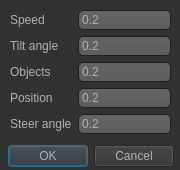
<?xml version="1.0" encoding="UTF-8"?>
<ui version="4.0">
 <class>Dialog</class>
 <widget class="QDialog" name="Dialog">
  <property name="geometry">
   <rect>
    <x>0</x>
    <y>0</y>
    <width>180</width>
    <height>170</height>
   </rect>
  </property>
  <property name="windowTitle">
   <string>Dialog</string>
  </property>
  <property name="styleSheet">
   <string notr="true">QToolTip
{
     border: 1px solid black;
     background-color: #ffa02f;
     padding: 1px;
     border-radius: 3px;
     opacity: 100;
}

QWidget
{
    color: #b1b1b1;
    background-color: #323232;
}

QWidget:item:hover
{
    background-color: QLinearGradient( x1: 0, y1: 0, x2: 0, y2: 1, stop: 0 #ffa02f, stop: 1 #ca0619);
    color: #000000;
}

QWidget:item:selected
{
    background-color: QLinearGradient( x1: 0, y1: 0, x2: 0, y2: 1, stop: 0 #ffa02f, stop: 1 #d7801a);
}

QMenuBar::item
{
    background: transparent;
}

QMenuBar::item:selected
{
    background: transparent;
    border: 1px solid #ffaa00;
}

QMenuBar::item:pressed
{
    background: #444;
    border: 1px solid #000;
    background-color: QLinearGradient(
        x1:0, y1:0,
        x2:0, y2:1,
        stop:1 #212121,
        stop:0.4 #343434/*,
        stop:0.2 #343434,
        stop:0.1 #ffaa00*/
    );
    margin-bottom:-1px;
    padding-bottom:1px;
}

QMenu
{
    border: 1px solid #000;
}

QMenu::item
{
    padding: 2px 20px 2px 20px;
}

QMenu::item:selected
{
    color: #000000;
}

QWidget:disabled
{
    color: #404040;
    background-color: #323232;
}

QAbstractItemView
{
    background-color: QLinearGradient( x1: 0, y1: 0, x2: 0, y2: 1, stop: 0 #4d4d4d, stop: 0.1 #646464, stop: 1 #5d5d5d);
}

QWidget:focus
{
    /*border: 2px solid QLinearGradient( x1: 0, y1: 0, x2: 0, y2: 1, stop: 0 #ffa02f, stop: 1 #d7801a);*/
}

QLineEdit
{
    background-color: QLinearGradient( x1: 0, y1: 0, x2: 0, y2: 1, stop: 0 #4d4d4d, stop: 0 #646464, stop: 1 #5d5d5d);
    padding: 1px;
    border-style: solid;
    border: 1px solid #1e1e1e;
    border-radius: 5;
}



QPushButton:pressed
{
    background-color: QLinearGradient( x1: 0, y1: 0, x2: 0, y2: 1, stop: 0 #2d2d2d, stop: 0.1 #2b2b2b, stop: 0.5 #292929, stop: 0.9 #282828, stop: 1 #252525);
}

QComboBox
{
    selection-background-color: #ffaa00;
    background-color: QLinearGradient( x1: 0, y1: 0, x2: 0, y2: 1, stop: 0 #565656, stop: 0.1 #525252, stop: 0.5 #4e4e4e, stop: 0.9 #4a4a4a, stop: 1 #464646);
    border-style: solid;
    border: 1px solid #1e1e1e;
    border-radius: 5;
}

QComboBox:hover,QPushButton:hover
{
    border: 2px solid QLinearGradient( x1: 0, y1: 0, x2: 0, y2: 1, stop: 0 #ffa02f, stop: 1 #d7801a);
}


QComboBox:on
{
    padding-top: 3px;
    padding-left: 4px;
    background-color: QLinearGradient( x1: 0, y1: 0, x2: 0, y2: 1, stop: 0 #2d2d2d, stop: 0.1 #2b2b2b, stop: 0.5 #292929, stop: 0.9 #282828, stop: 1 #252525);
    selection-background-color: #ffaa00;
}

QComboBox QAbstractItemView
{
    border: 2px solid darkgray;
    selection-background-color: QLinearGradient( x1: 0, y1: 0, x2: 0, y2: 1, stop: 0 #ffa02f, stop: 1 #d7801a);
}

QComboBox::drop-down
{
     subcontrol-origin: padding;
     subcontrol-position: top right;
     width: 15px;

     border-left-width: 0px;
     border-left-color: darkgray;
     border-left-style: solid; /* just a single line */
     border-top-right-radius: 3px; /* same radius as the QComboBox */
     border-bottom-right-radius: 3px;
 }

QComboBox::down-arrow
{
     image: url(:/down_arrow.png);
}

QGroupBox:focus
{
border: 2px solid QLinearGradient( x1: 0, y1: 0, x2: 0, y2: 1, stop: 0 #ffa02f, stop: 1 #d7801a);
}

QTextEdit:focus
{
    border: 2px solid QLinearGradient( x1: 0, y1: 0, x2: 0, y2: 1, stop: 0 #ffa02f, stop: 1 #d7801a);
}

QScrollBar:horizontal {
     border: 1px solid #222222;
     background: QLinearGradient( x1: 0, y1: 0, x2: 0, y2: 1, stop: 0.0 #121212, stop: 0.2 #282828, stop: 1 #484848);
     height: 7px;
     margin: 0px 16px 0 16px;
}

QScrollBar::handle:horizontal
{
      background: QLinearGradient( x1: 0, y1: 0, x2: 1, y2: 0, stop: 0 #ffa02f, stop: 0.5 #d7801a, stop: 1 #ffa02f);
      min-height: 20px;
      border-radius: 2px;
}

QScrollBar::add-line:horizontal {
      border: 1px solid #1b1b19;
      border-radius: 2px;
      background: QLinearGradient( x1: 0, y1: 0, x2: 1, y2: 0, stop: 0 #ffa02f, stop: 1 #d7801a);
      width: 14px;
      subcontrol-position: right;
      subcontrol-origin: margin;
}

QScrollBar::sub-line:horizontal {
      border: 1px solid #1b1b19;
      border-radius: 2px;
      background: QLinearGradient( x1: 0, y1: 0, x2: 1, y2: 0, stop: 0 #ffa02f, stop: 1 #d7801a);
      width: 14px;
     subcontrol-position: left;
     subcontrol-origin: margin;
}

QScrollBar::right-arrow:horizontal, QScrollBar::left-arrow:horizontal
{
      border: 1px solid black;
      width: 1px;
      height: 1px;
      background: white;
}

QScrollBar::add-page:horizontal, QScrollBar::sub-page:horizontal
{
      background: none;
}

QScrollBar:vertical
{
      background: QLinearGradient( x1: 0, y1: 0, x2: 1, y2: 0, stop: 0.0 #121212, stop: 0.2 #282828, stop: 1 #484848);
      width: 7px;
      margin: 16px 0 16px 0;
      border: 1px solid #222222;
}

QScrollBar::handle:vertical
{
      background: QLinearGradient( x1: 0, y1: 0, x2: 0, y2: 1, stop: 0 #ffa02f, stop: 0.5 #d7801a, stop: 1 #ffa02f);
      min-height: 20px;
      border-radius: 2px;
}

QScrollBar::add-line:vertical
{
      border: 1px solid #1b1b19;
      border-radius: 2px;
      background: QLinearGradient( x1: 0, y1: 0, x2: 0, y2: 1, stop: 0 #ffa02f, stop: 1 #d7801a);
      height: 14px;
      subcontrol-position: bottom;
      subcontrol-origin: margin;
}

QScrollBar::sub-line:vertical
{
      border: 1px solid #1b1b19;
      border-radius: 2px;
      background: QLinearGradient( x1: 0, y1: 0, x2: 0, y2: 1, stop: 0 #d7801a, stop: 1 #ffa02f);
      height: 14px;
      subcontrol-position: top;
      subcontrol-origin: margin;
}

QScrollBar::up-arrow:vertical, QScrollBar::down-arrow:vertical
{
      border: 1px solid black;
      width: 1px;
      height: 1px;
      background: white;
}


QScrollBar::add-page:vertical, QScrollBar::sub-page:vertical
{
      background: none;
}

QTextEdit
{
    background-color: #242424;
}

QPlainTextEdit
{
    background-color: #242424;
}

QHeaderView::section
{
    background-color: QLinearGradient(x1:0, y1:0, x2:0, y2:1, stop:0 #616161, stop: 0.5 #505050, stop: 0.6 #434343, stop:1 #656565);
    color: white;
    padding-left: 4px;
    border: 1px solid #6c6c6c;
}

QCheckBox:disabled
{
color: #414141;
}

QDockWidget::title
{
    text-align: center;
    spacing: 3px; /* spacing between items in the tool bar */
    background-color: QLinearGradient(x1:0, y1:0, x2:0, y2:1, stop:0 #323232, stop: 0.5 #242424, stop:1 #323232);
}

QDockWidget::close-button, QDockWidget::float-button
{
    text-align: center;
    spacing: 1px; /* spacing between items in the tool bar */
    background-color: QLinearGradient(x1:0, y1:0, x2:0, y2:1, stop:0 #323232, stop: 0.5 #242424, stop:1 #323232);
}

QDockWidget::close-button:hover, QDockWidget::float-button:hover
{
    background: #242424;
}

QDockWidget::close-button:pressed, QDockWidget::float-button:pressed
{
    padding: 1px -1px -1px 1px;
}

QMainWindow::separator
{
    background-color: QLinearGradient(x1:0, y1:0, x2:0, y2:1, stop:0 #161616, stop: 0.5 #151515, stop: 0.6 #212121, stop:1 #343434);
    color: white;
    padding-left: 4px;
    border: 1px solid #4c4c4c;
    spacing: 3px; /* spacing between items in the tool bar */
}

QMainWindow::separator:hover
{

    background-color: QLinearGradient(x1:0, y1:0, x2:0, y2:1, stop:0 #d7801a, stop:0.5 #b56c17 stop:1 #ffa02f);
    color: white;
    padding-left: 4px;
    border: 1px solid #6c6c6c;
    spacing: 3px; /* spacing between items in the tool bar */
}

QToolBar::handle
{
     spacing: 3px; /* spacing between items in the tool bar */
     background: url(:/images/handle.png);
}

QMenu::separator
{
    height: 2px;
    background-color: QLinearGradient(x1:0, y1:0, x2:0, y2:1, stop:0 #161616, stop: 0.5 #151515, stop: 0.6 #212121, stop:1 #343434);
    color: white;
    padding-left: 4px;
    margin-left: 10px;
    margin-right: 5px;
}

QProgressBar
{
    border: 2px solid grey;
    border-radius: 5px;
    text-align: center;
}


QTabBar::tab {
    color: #b1b1b1;
    border: 1px solid #444;
    border-bottom-style: none;
    background-color: #323232;
    padding-left: 10px;
    padding-right: 10px;
    padding-top: 3px;
    padding-bottom: 2px;
    margin-right: -1px;
}

QTabWidget::pane {
    border: 1px solid #444;
    top: 1px;
}

QTabBar::tab:last
{
    margin-right: 0; /* the last selected tab has nothing to overlap with on the right */
    border-top-right-radius: 3px;
}

QTabBar::tab:first:!selected
{
 margin-left: 0px; /* the last selected tab has nothing to overlap with on the right */


    border-top-left-radius: 3px;
}

QTabBar::tab:!selected
{
    color: #b1b1b1;
    border-bottom-style: solid;
    margin-top: 3px;
    background-color: QLinearGradient(x1:0, y1:0, x2:0, y2:1, stop:1 #212121, stop:.4 #343434);
}

QTabBar::tab:selected
{
    border-top-left-radius: 3px;
    border-top-right-radius: 3px;
    margin-bottom: 0px;
}

QTabBar::tab:!selected:hover
{
    /*border-top: 2px solid #ffaa00;
    padding-bottom: 3px;*/
    border-top-left-radius: 3px;
    border-top-right-radius: 3px;
    background-color: QLinearGradient(x1:0, y1:0, x2:0, y2:1, stop:1 #212121, stop:0.4 #343434, stop:0.2 #343434, stop:0.1 #ffaa00);
}

QRadioButton::indicator:checked, QRadioButton::indicator:unchecked{
    color: #b1b1b1;
    background-color: #323232;
    border: 1px solid #b1b1b1;
    border-radius: 6px;
}

QRadioButton::indicator:checked
{
    background-color: qradialgradient(
        cx: 0.5, cy: 0.5,
        fx: 0.5, fy: 0.5,
        radius: 1.0,
        stop: 0.25 #ffaa00,
        stop: 0.3 #323232
    );
}

QCheckBox::indicator{
    color: #b1b1b1;
    background-color: #323232;
    border: 1px solid #b1b1b1;
    width: 9px;
    height: 9px;
}

QRadioButton::indicator
{
    border-radius: 6px;
}

QRadioButton::indicator:hover, QCheckBox::indicator:hover
{
    border: 1px solid #ffaa00;
}

QCheckBox::indicator:checked
{
    image:url(:/images/checkbox.png);
}

QCheckBox::indicator:disabled, QRadioButton::indicator:disabled
{
    border: 1px solid #444;
}



QSlider::groove:horizontal {
    border: 1px solid #999999;
    height: 8px; /* the groove expands to the size of the slider by default. by giving it a height, it has a fixed size */
    background: qlineargradient(x1:0, y1:0, x2:0, y2:1, stop:0 #B1B1B1, stop:1 #c4c4c4);
    margin: 2px 0;
}

QSlider::handle:horizontal {
    background: qlineargradient(x1:0, y1:0, x2:1, y2:1, stop:0 #b4b4b4, stop:1 #8f8f8f);
    border: 1px solid #5c5c5c;
    width: 28px;
	height: 18px;
    margin: -20px 0; /* handle is placed by default on the contents rect of the groove. Expand outside the groove */
    border-radius: 3px;
}

QProgressBar {
    border: 2px solid grey;
    border-radius: 5px;
}

QProgressBar::chunk {
    background-color: #FF6400;
    width: 20px;
}

</string>
  </property>
  <widget class="QDialogButtonBox" name="buttonBox">
   <property name="geometry">
    <rect>
     <x>0</x>
     <y>140</y>
     <width>181</width>
     <height>32</height>
    </rect>
   </property>
   <property name="orientation">
    <enum>Qt::Horizontal</enum>
   </property>
   <property name="standardButtons">
    <set>QDialogButtonBox::Cancel|QDialogButtonBox::Ok</set>
   </property>
   <property name="centerButtons">
    <bool>true</bool>
   </property>
  </widget>
  <widget class="QWidget" name="gridLayoutWidget">
   <property name="geometry">
    <rect>
     <x>10</x>
     <y>10</y>
     <width>161</width>
     <height>126</height>
    </rect>
   </property>
   <layout class="QGridLayout" name="gridLayout">
    <item row="0" column="1">
     <widget class="QLineEdit" name="speedIntervallLineEdit">
      <property name="toolTip">
       <string>Update Intervall in seconds. 0.2 = 5 times per second.</string>
      </property>
      <property name="text">
       <string>0.2</string>
      </property>
     </widget>
    </item>
    <item row="3" column="1">
     <widget class="QLineEdit" name="positionLineEdit">
      <property name="toolTip">
       <string>Update Intervall in seconds. 0.2 = 5 times per second.</string>
      </property>
      <property name="text">
       <string>0.2</string>
      </property>
     </widget>
    </item>
    <item row="1" column="1">
     <widget class="QLineEdit" name="tiltAngleLineEdit">
      <property name="toolTip">
       <string>Update Intervall in seconds. 0.2 = 5 times per second.</string>
      </property>
      <property name="text">
       <string>0.2</string>
      </property>
     </widget>
    </item>
    <item row="2" column="1">
     <widget class="QLineEdit" name="objectsLineEdit">
      <property name="toolTip">
       <string>Update Intervall in seconds. 0.2 = 5 times per second.</string>
      </property>
      <property name="text">
       <string>0.2</string>
      </property>
     </widget>
    </item>
    <item row="0" column="0">
     <widget class="QLabel" name="label_3">
      <property name="text">
       <string>Speed</string>
      </property>
     </widget>
    </item>
    <item row="1" column="0">
     <widget class="QLabel" name="label_4">
      <property name="text">
       <string>Tilt angle</string>
      </property>
     </widget>
    </item>
    <item row="3" column="0">
     <widget class="QLabel" name="label">
      <property name="text">
       <string>Position</string>
      </property>
     </widget>
    </item>
    <item row="2" column="0">
     <widget class="QLabel" name="label_2">
      <property name="text">
       <string>Objects</string>
      </property>
     </widget>
    </item>
    <item row="4" column="0">
     <widget class="QLabel" name="label_5">
      <property name="text">
       <string>Steer angle</string>
      </property>
     </widget>
    </item>
    <item row="4" column="1">
     <widget class="QLineEdit" name="steeringAngleLineEdit">
      <property name="toolTip">
       <string>Update Intervall in seconds. 0.2 = 5 times per second.</string>
      </property>
      <property name="text">
       <string>0.2</string>
      </property>
     </widget>
    </item>
   </layout>
  </widget>
 </widget>
 <resources/>
 <connections>
  <connection>
   <sender>buttonBox</sender>
   <signal>accepted()</signal>
   <receiver>Dialog</receiver>
   <slot>accept()</slot>
   <hints>
    <hint type="sourcelabel">
     <x>248</x>
     <y>254</y>
    </hint>
    <hint type="destinationlabel">
     <x>157</x>
     <y>274</y>
    </hint>
   </hints>
  </connection>
  <connection>
   <sender>buttonBox</sender>
   <signal>rejected()</signal>
   <receiver>Dialog</receiver>
   <slot>reject()</slot>
   <hints>
    <hint type="sourcelabel">
     <x>316</x>
     <y>260</y>
    </hint>
    <hint type="destinationlabel">
     <x>286</x>
     <y>274</y>
    </hint>
   </hints>
  </connection>
 </connections>
</ui>
